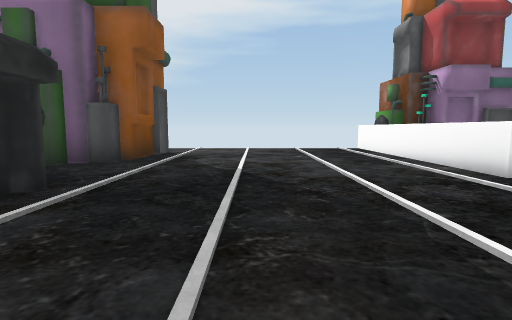
view 1 (above)

15 first-person views from a walk through a 3-D level made in the Unity game engine. The camera is 1.4 m above the floor, tilts 6° down and sees 80° across. The floor is counted in squares, 2 m on a side. Each view is taken from the middle of a square. On the plan, view 1 faces up. The plan holds only what a view shows up to about 10 squares ahead; the rest is blank.

view 2
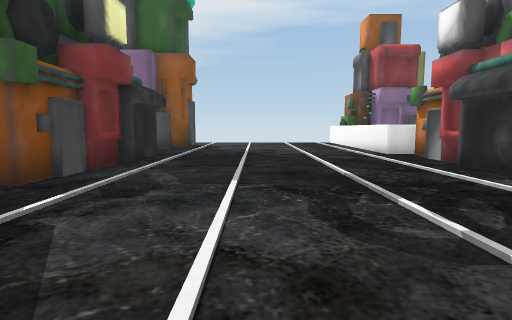

view 3
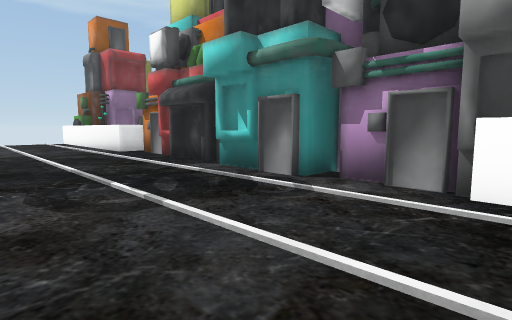

view 4
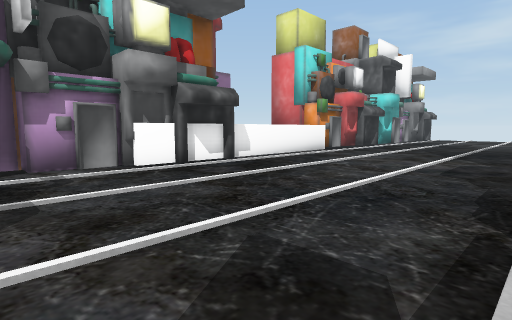

view 5
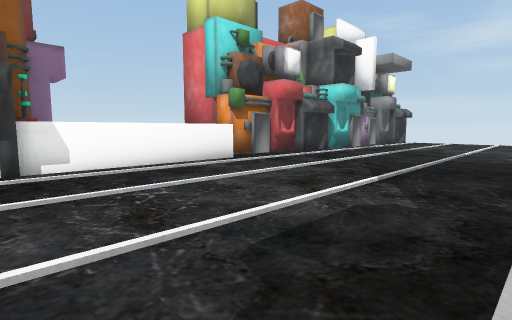

view 6
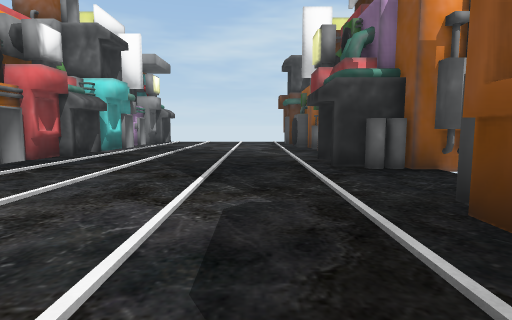

view 7
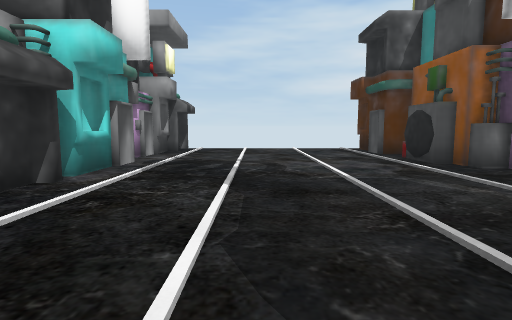

view 8
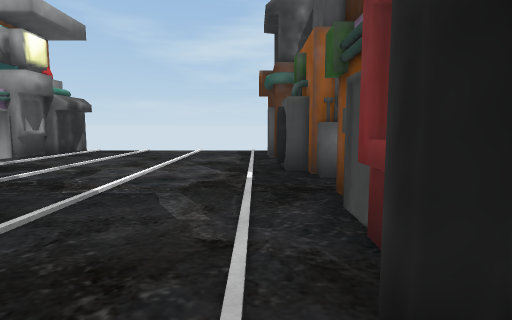

view 9
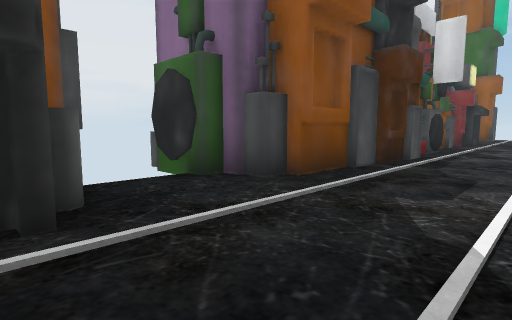

view 10
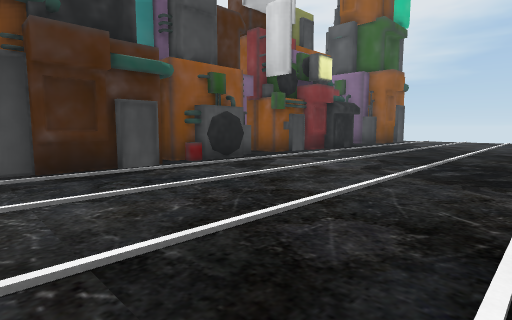

view 11
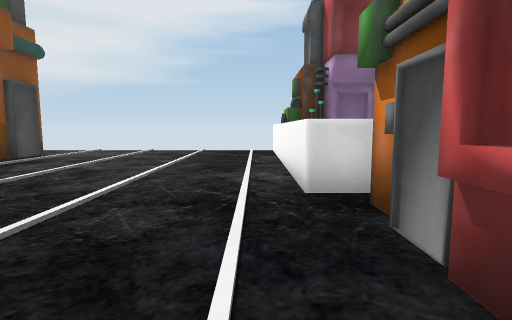

view 12
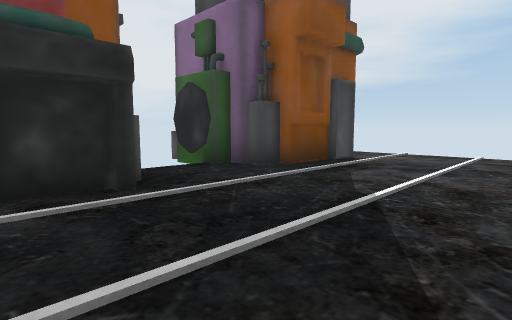

view 13
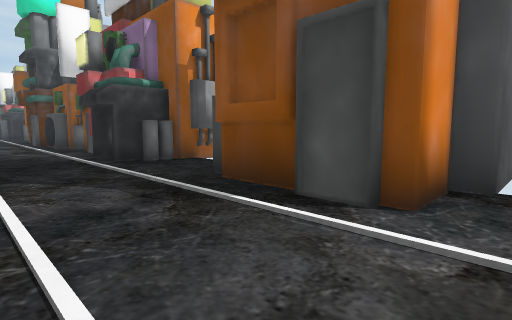

view 14
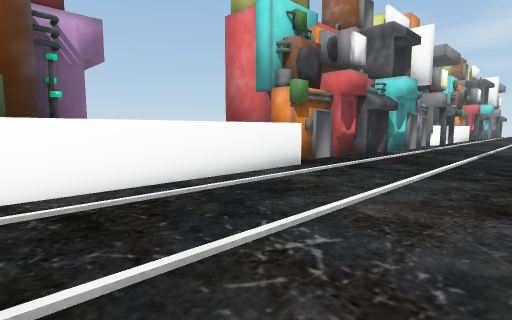

view 15
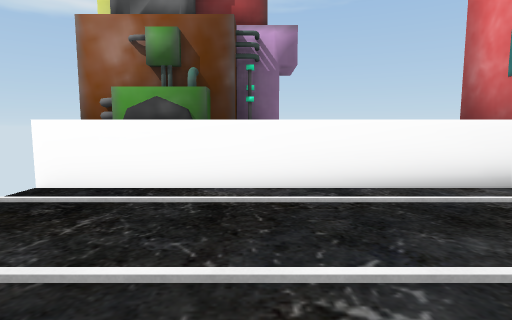

### Floor plan
Points are (right, up) in squares from view 1. A wall is a line through its corners. A room is listed if a view was taken in it or the views show most of it. See-through windows are left out.
Room 1 (views 1, 2, 3, 4, 5, 6, 7, 8, 9, 10, 11, 12, 13, 14, 15)
walls: (-2.4, -4) (-2.4, -6.2); (-2.7, -6.1) (-2.7, -8.4) (-2.9, -8.4) (-2.9, -8.9) (-3.7, -8.9) (-3.7, -9.5) (-5.1, -9.5); (3.2, -5.2) (3.5, -5.2) (3.5, -4.2); (3.8, -5.1) (3.8, -2.8); (3.5, -6.5) (3.5, -5.5); (-2.4, -1.9) (-2.4, -3.1) (-2.7, -3.1) (-2.7, -3.7); (3.5, -2.4) (3.5, -0.4); (4.6, -2.8) (4.6, -2.4); (3.8, -1.3) (3.8, -0.5); (-2.9, 0.4) (-2.9, -0.4) (-4, -0.4); (3.8, 0.1) (3.8, 1.2); (3.5, -10.9) (3.5, -6.6); (-2.7, -11.6) (-2.7, -12.9); (-3, -11.5) (-2.4, -11.5); (-3.6, -11.2) (-3.3, -11.1) (-3, -11.2); (3.8, 1.4) (3.8, 3.5); (-4.5, -11.1) (-3.6, -11.1); (4.1, -11.9) (4.1, -11.1) (5.5, -11.1); (-2.7, 3.4) (-2.7, 0); (-2.7, -13.5) (-2.7, -15); (4.1, 3) (4.1, 3.9) (5.5, 3.9); (-3.1, 3.5) (-2.4, 3.5); (-3.6, 3.6) (-3, 3.9); (3.8, -13.6) (3.8, -11.6); (-3.4, 4) (-3, 3.8); (-4.6, 3.9) (-3.6, 3.9); (-4.5, 4.1) (-4, 4.1); (4.4, 4.2) (3.5, 4.2) (3.5, 10.6); (3.8, -14.9) (3.8, -14); (-3.4, -16.1) (-3.4, -16.6) (-2.8, -16.6); (-3.5, -16.3) (-2.7, -16.3) (-2.7, -16.9) (-2.4, -16.9) (-2.4, -18.1); (3.8, -16.3) (3.8, -15.8); (3.5, -17.4) (3.5, -15.4); (4.6, 7.6) (4.6, 8.4); (3.8, 8.5) (3.8, 9.9); (-2.4, -19.1) (-2.4, -21.1); (-3.9, 9.2) (-2.7, 9.2) (-2.7, 6.6) (-2.9, 6.6) (-2.9, 6) (-3.7, 6) (-3.7, 5.6) (-5.1, 5.6); (3.8, -19.3) (3.8, -18.1); (-5.4, 9.5) (-3.9, 9.5); (3.2, -20.2) (3.5, -20.2) (3.5, -19.2); (3.8, -20.1) (3.8, -19.5); (3.5, -21.5) (3.5, -20.8)

Where each view was taken, in squares from view 1:
view 1: 0 up, 0 right, facing up
view 2: 4 down, 0 right, facing up
view 3: 5 down, 0 right, facing up-right
view 4: 2 down, 2 left, facing down-right
view 5: 6 down, 2 left, facing down-right
view 6: 6 down, 1 left, facing down
view 7: 11 down, 1 right, facing down
view 8: 12 down, 2 left, facing down
view 9: 12 down, 0 right, facing up-left
view 10: 7 down, 3 right, facing up-left
view 11: 1 up, 3 right, facing up
view 12: 2 up, 1 right, facing up-left
view 13: 10 up, 0 right, facing down-left
view 14: 9 up, 0 right, facing down-right
view 15: 8 up, 0 right, facing right
